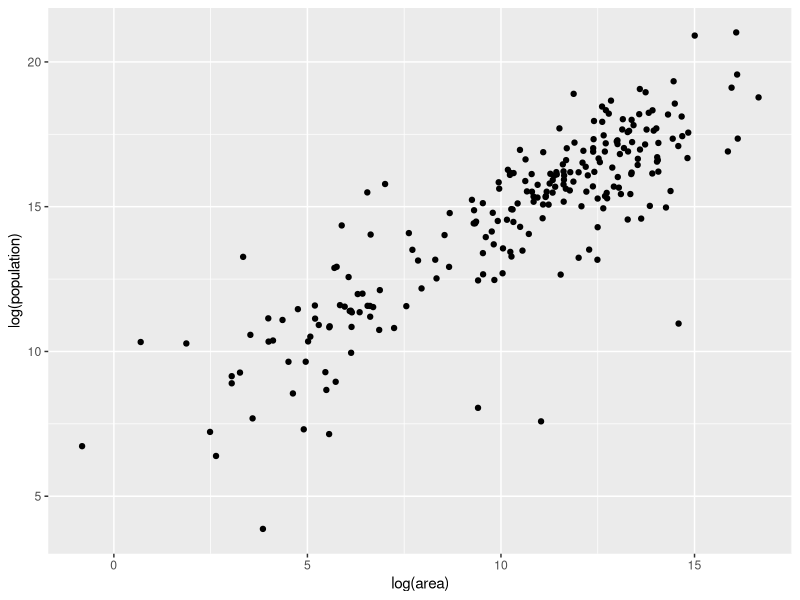
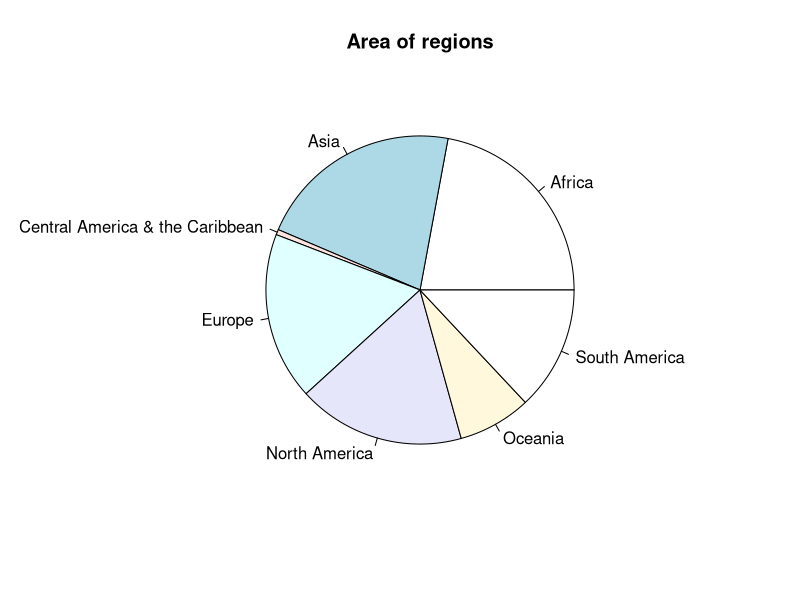
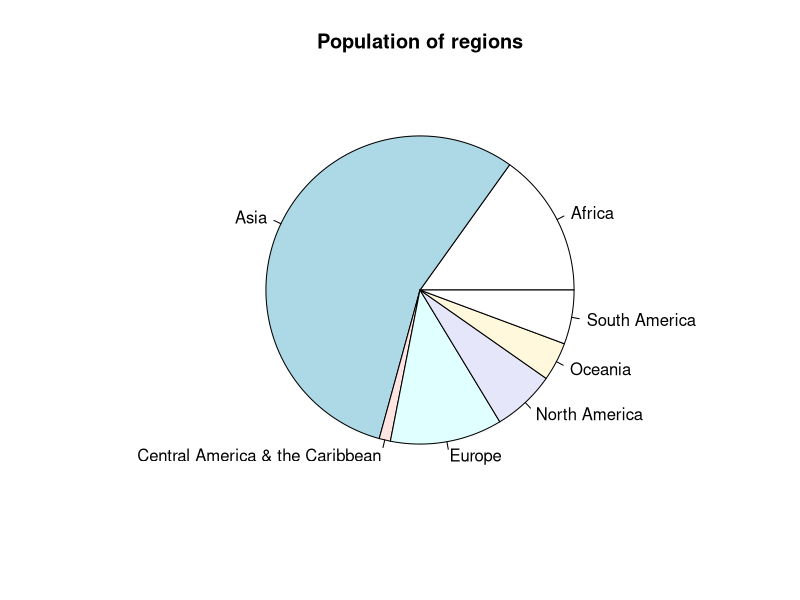

Recreate these plots in R, in order. (Note: this script raises an error after producing the figures.)
## ---- chunk 1
library(ggplot2)
data = read.table("countrydata_withregion.tsv", header=TRUE, sep="\t", quote = "", fill=TRUE)
head(data, 15)
## ---- chunk 2
qplot(log(data$area), log(data$population), xlab ="log(area)", ylab = "log(population)")
## ---- chunk 3
data.agg.area = aggregate(data$area, by=list(data$region), FUN=sum)
pie(data.agg.area$x, labels=data.agg.area$Group.1, main = "Area of regions")
#solution to 'integer overflow' for population data found on talkstats.com
data.agg.pop = aggregate(data$population, by=list(data$region), FUN = function(x){sum(as.numeric(x))}) 
pie(data.agg.pop$x, labels=data.agg.pop$Group.1, main = "Population of regions")
## ---- chunk 4
data.new = data.frame(region=data.agg.area$Group.1, pop.by.sq.km=(data.agg.pop$x/data.agg.area$x))
#data.new$pop.by.sq.km[order(data.new$pop.by.sq.km, decreasing=TRUE)]
attach(data.new)
sorted.data = data.new[order(-pop.by.sq.km),]
detach(data.new)
qplot(data.new$region, data.new$pop.by.sq.km, geom="bar", stat="identity", xlab="Region", ylab="Population per sq km of regions") + theme(axis.text.x = element_text(angle = 60, hjust = 1))
